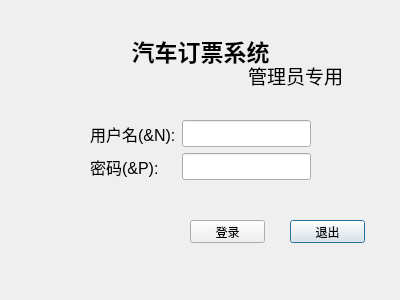
<?xml version="1.0" encoding="UTF-8"?>
<ui version="4.0">
 <class>Denglu</class>
 <widget class="QDialog" name="Denglu">
  <property name="geometry">
   <rect>
    <x>0</x>
    <y>0</y>
    <width>400</width>
    <height>300</height>
   </rect>
  </property>
  <property name="windowTitle">
   <string>登录</string>
  </property>
  <widget class="QLabel" name="label_2">
   <property name="geometry">
    <rect>
     <x>220</x>
     <y>60</y>
     <width>151</width>
     <height>31</height>
    </rect>
   </property>
   <property name="font">
    <font>
     <family>华文楷体</family>
     <pointsize>14</pointsize>
    </font>
   </property>
   <property name="text">
    <string>管理员专用</string>
   </property>
   <property name="alignment">
    <set>Qt::AlignCenter</set>
   </property>
  </widget>
  <widget class="QPushButton" name="pushButton_2">
   <property name="geometry">
    <rect>
     <x>290</x>
     <y>220</y>
     <width>75</width>
     <height>23</height>
    </rect>
   </property>
   <property name="text">
    <string>退出</string>
   </property>
  </widget>
  <widget class="QWidget" name="formLayoutWidget">
   <property name="geometry">
    <rect>
     <x>90</x>
     <y>120</y>
     <width>221</width>
     <height>62</height>
    </rect>
   </property>
   <property name="font">
    <font>
     <pointsize>12</pointsize>
    </font>
   </property>
   <layout class="QFormLayout" name="formLayout_2">
    <item row="0" column="0">
     <widget class="QLabel" name="nLabel_2">
      <property name="font">
       <font>
        <pointsize>12</pointsize>
       </font>
      </property>
      <property name="text">
       <string>用户名(&amp;N):</string>
      </property>
      <property name="buddy">
       <cstring>nLineEdit</cstring>
      </property>
     </widget>
    </item>
    <item row="0" column="1">
     <widget class="QLineEdit" name="nLineEdit_2">
      <property name="font">
       <font>
        <pointsize>12</pointsize>
       </font>
      </property>
      <property name="clearButtonEnabled">
       <bool>false</bool>
      </property>
     </widget>
    </item>
    <item row="1" column="0">
     <widget class="QLabel" name="pLabel_2">
      <property name="font">
       <font>
        <pointsize>12</pointsize>
       </font>
      </property>
      <property name="text">
       <string>密码(&amp;P):</string>
      </property>
      <property name="buddy">
       <cstring>pLineEdit</cstring>
      </property>
     </widget>
    </item>
    <item row="1" column="1">
     <widget class="QLineEdit" name="pLineEdit_2">
      <property name="font">
       <font>
        <pointsize>12</pointsize>
       </font>
      </property>
      <property name="text">
       <string/>
      </property>
      <property name="echoMode">
       <enum>QLineEdit::Password</enum>
      </property>
     </widget>
    </item>
   </layout>
  </widget>
  <widget class="QLabel" name="label">
   <property name="geometry">
    <rect>
     <x>0</x>
     <y>30</y>
     <width>401</width>
     <height>41</height>
    </rect>
   </property>
   <property name="font">
    <font>
     <family>华文楷体</family>
     <pointsize>17</pointsize>
     <weight>75</weight>
     <bold>true</bold>
    </font>
   </property>
   <property name="text">
    <string>汽车订票系统</string>
   </property>
   <property name="alignment">
    <set>Qt::AlignCenter</set>
   </property>
  </widget>
  <widget class="QPushButton" name="pushButton_3">
   <property name="geometry">
    <rect>
     <x>190</x>
     <y>220</y>
     <width>75</width>
     <height>23</height>
    </rect>
   </property>
   <property name="text">
    <string>登录</string>
   </property>
  </widget>
 </widget>
 <resources/>
 <connections>
  <connection>
   <sender>pushButton_2</sender>
   <signal>clicked()</signal>
   <receiver>Denglu</receiver>
   <slot>reject()</slot>
   <hints>
    <hint type="sourcelabel">
     <x>319</x>
     <y>215</y>
    </hint>
    <hint type="destinationlabel">
     <x>333</x>
     <y>158</y>
    </hint>
   </hints>
  </connection>
 </connections>
</ui>
